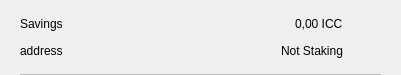
<?xml version="1.0" encoding="UTF-8"?>
<ui version="4.0">
 <class>CSRow</class>
 <widget class="QWidget" name="CSRow">
  <property name="geometry">
   <rect>
    <x>0</x>
    <y>0</y>
    <width>401</width>
    <height>75</height>
   </rect>
  </property>
  <property name="windowTitle">
   <string>Form</string>
  </property>
  <layout class="QVBoxLayout" name="verticalLayout">
   <property name="spacing">
    <number>0</number>
   </property>
   <property name="leftMargin">
    <number>20</number>
   </property>
   <property name="topMargin">
    <number>10</number>
   </property>
   <property name="rightMargin">
    <number>20</number>
   </property>
   <property name="bottomMargin">
    <number>0</number>
   </property>
   <item>
    <widget class="QWidget" name="info" native="true">
     <property name="minimumSize">
      <size>
       <width>0</width>
       <height>0</height>
      </size>
     </property>
     <layout class="QHBoxLayout" name="horizontalLayout_3">
      <property name="leftMargin">
       <number>0</number>
      </property>
      <property name="topMargin">
       <number>0</number>
      </property>
      <property name="rightMargin">
       <number>0</number>
      </property>
      <property name="bottomMargin">
       <number>10</number>
      </property>
      <item>
       <widget class="QWidget" name="container" native="true">
        <property name="minimumSize">
         <size>
          <width>0</width>
          <height>0</height>
         </size>
        </property>
        <layout class="QVBoxLayout" name="verticalLayout_2">
         <property name="spacing">
          <number>0</number>
         </property>
         <property name="leftMargin">
          <number>0</number>
         </property>
         <property name="topMargin">
          <number>0</number>
         </property>
         <property name="rightMargin">
          <number>0</number>
         </property>
         <property name="bottomMargin">
          <number>0</number>
         </property>
         <item>
          <layout class="QHBoxLayout" name="horizontalLayout">
           <item>
            <widget class="QLabel" name="labelName">
             <property name="toolTip">
              <string notr="true"/>
             </property>
             <property name="text">
              <string>Savings</string>
             </property>
            </widget>
           </item>
           <item>
            <spacer name="horizontalSpacer">
             <property name="orientation">
              <enum>Qt::Horizontal</enum>
             </property>
             <property name="sizeHint" stdset="0">
              <size>
               <width>40</width>
               <height>20</height>
              </size>
             </property>
            </spacer>
           </item>
           <item>
            <widget class="QLabel" name="labelAmount">
             <property name="text">
              <string>0,00 ICC</string>
             </property>
            </widget>
           </item>
          </layout>
         </item>
         <item>
          <layout class="QHBoxLayout" name="horizontalLayout_2">
           <item>
            <widget class="QLabel" name="labelAddress">
             <property name="toolTip">
              <string notr="true"/>
             </property>
             <property name="text">
              <string>address</string>
             </property>
            </widget>
           </item>
           <item>
            <spacer name="horizontalSpacer_2">
             <property name="orientation">
              <enum>Qt::Horizontal</enum>
             </property>
             <property name="sizeHint" stdset="0">
              <size>
               <width>40</width>
               <height>20</height>
              </size>
             </property>
            </spacer>
           </item>
           <item>
            <widget class="QLabel" name="labelStaking">
             <property name="text">
              <string>Not Staking</string>
             </property>
            </widget>
           </item>
          </layout>
         </item>
        </layout>
       </widget>
      </item>
      <item alignment="Qt::AlignHCenter|Qt::AlignVCenter">
       <widget class="QPushButton" name="pushButtonMenu">
        <property name="minimumSize">
         <size>
          <width>24</width>
          <height>24</height>
         </size>
        </property>
        <property name="maximumSize">
         <size>
          <width>32</width>
          <height>32</height>
         </size>
        </property>
        <property name="focusPolicy">
         <enum>Qt::NoFocus</enum>
        </property>
        <property name="styleSheet">
         <string notr="true">border:none; background-color:transparent;</string>
        </property>
        <property name="text">
         <string/>
        </property>
        <property name="icon">
         <iconset>
          <normaloff>://ic-menu-hover</normaloff>://ic-menu-hover</iconset>
        </property>
        <property name="iconSize">
         <size>
          <width>24</width>
          <height>24</height>
         </size>
        </property>
       </widget>
      </item>
     </layout>
    </widget>
   </item>
   <item>
    <widget class="QLabel" name="lblDivisory">
     <property name="minimumSize">
      <size>
       <width>0</width>
       <height>1</height>
      </size>
     </property>
     <property name="maximumSize">
      <size>
       <width>16777215</width>
       <height>1</height>
      </size>
     </property>
     <property name="styleSheet">
      <string notr="true">background-color:#bababa;</string>
     </property>
     <property name="text">
      <string/>
     </property>
     <property name="alignment">
      <set>Qt::AlignBottom|Qt::AlignLeading|Qt::AlignLeft</set>
     </property>
    </widget>
   </item>
  </layout>
 </widget>
 <resources/>
 <connections/>
</ui>
